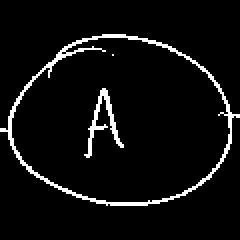
#> input picture FH_Circuit/SolvaDataset_200_v3/Ammeter/143.bmp, 120 x 120 px (shown 2 times larger)
$ python -i preprocessing.py   (imports and definitions only)
#> lines starting #> are read from the running program, lines starting #| are printed output that depends on the picture; after the words box and inside, x2 and y2 are one past the last pixel; in counts of white or black regions, pixels touching at a corner belong together
#> `picture = cv2.imread('SolvaDataset_200_v3/Ammeter/143.bmp', cv2.IMREAD..`: picture: shape (120, 120); 5.5% white in thin lines or dots, all inside (x1, y1, x2, y2) = (0, 17, 120, 103)
"""Sketch preprocessing utilities."""

from __future__ import annotations

import numpy as np
from skimage import filters, morphology


def preprocess(image: np.ndarray, min_area: int = 15) -> np.ndarray:
#> called with min_area = 15
    thresh = filters.threshold_otsu(image)
#> thresh = 0
    binary = (image > thresh).astype(np.uint8)
    if binary.sum() < min_area:
        raise ValueError("Noise detected: sketch too small.")
    skeleton = morphology.skeletonize(binary)
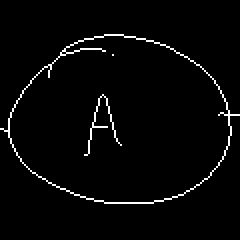
#> skeleton: shape (120, 120) bool (shown 2 times larger); 2.7% white in thin lines or dots, all inside (x1, y1, x2, y2) = (0, 17, 120, 102)
    dilated = morphology.dilation(skeleton, morphology.square(3))
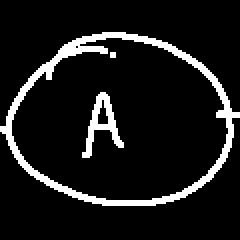
#> dilated: shape (120, 120) bool (shown 2 times larger); 9.9% white; 3 white regions (1 under 20 px), largest, box (x1, y1, x2, y2) and area: (0, 16, 120, 103) 1185, (41, 46, 62, 79) 231
    return dilated.astype(np.float32)

>>> import cv2
>>> picture = cv2.imread('SolvaDataset_200_v3/Ammeter/143.bmp', cv2.IMREAD_GRAYSCALE)
>>> result = preprocess(picture)
